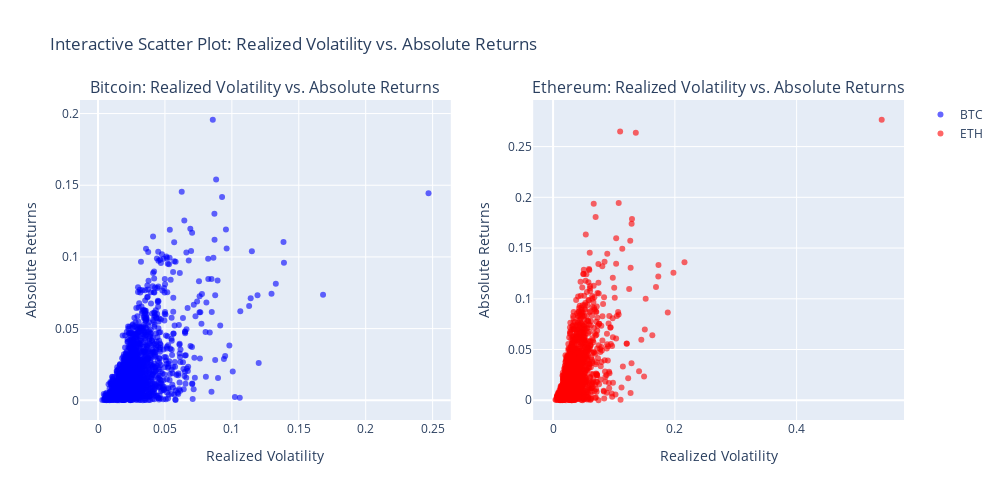

Source (notebook cell):
### Code cell
# Create interactive scatter plots for absolute returns
fig = make_subplots(rows=1, cols=2, 
                    subplot_titles=("Bitcoin: Realized Volatility vs. Absolute Returns", 
                                   "Ethereum: Realized Volatility vs. Absolute Returns"))

# BTC scatter plot
fig.add_trace(
    go.Scatter(x=rv5_sqrt_aligned['BTCUSDT'], y=abs_returns['BTCUSDT'],
               mode='markers', name="BTC", marker=dict(color='blue', opacity=0.6)),
    row=1, col=1
)

# ETH scatter plot
fig.add_trace(
    go.Scatter(x=rv5_sqrt_aligned['ETHUSDT'], y=abs_returns['ETHUSDT'],
               mode='markers', name="ETH", marker=dict(color='red', opacity=0.6)),
    row=1, col=2
)

# Update x and y axis labels
fig.update_xaxes(title_text="Realized Volatility", row=1, col=1)
fig.update_xaxes(title_text="Realized Volatility", row=1, col=2)

fig.update_yaxes(title_text="Absolute Returns", row=1, col=1)
fig.update_yaxes(title_text="Absolute Returns", row=1, col=2)

# Update layout
fig.update_layout(
    height=500,
    width=1000,
    title_text="Interactive Scatter Plot: Realized Volatility vs. Absolute Returns",
    showlegend=True
)

# Show the figure
fig.show()

### Figure 1 — Plotly figure (JSON) as saved in the notebook; plotly's stock layout.template omitted (floating-point values rounded to 4 significant figures; data arrays with more than 128 entries replaced by an {"elided": "..."} marker saying what was removed)
{"data": [{"marker": {"color": "blue", "opacity": 0.6}, "mode": "markers", "name": "BTC", "type": "scatter", "x": {"elided": "1609 float values"}, "xaxis": "x", "y": {"elided": "1609 float values"}, "yaxis": "y"}, {"marker": {"color": "red", "opacity": 0.6}, "mode": "markers", "name": "ETH", "type": "scatter", "x": {"elided": "1609 float values"}, "xaxis": "x2", "y": {"elided": "1609 float values"}, "yaxis": "y2"}], "layout": {"annotations": [{"font": {"size": 16}, "showarrow": false, "text": "Bitcoin: Realized Volatility vs. Absolute Returns", "x": 0.225, "xanchor": "center", "xref": "paper", "y": 1, "yanchor": "bottom", "yref": "paper"}, {"font": {"size": 16}, "showarrow": false, "text": "Ethereum: Realized Volatility vs. Absolute Returns", "x": 0.775, "xanchor": "center", "xref": "paper", "y": 1, "yanchor": "bottom", "yref": "paper"}], "height": 500, "showlegend": true, "title": {"text": "Interactive Scatter Plot: Realized Volatility vs. Absolute Returns"}, "width": 1000, "xaxis": {"anchor": "y", "domain": [0, 0.45], "title": {"text": "Realized Volatility"}}, "xaxis2": {"anchor": "y2", "domain": [0.55, 1], "title": {"text": "Realized Volatility"}}, "yaxis": {"anchor": "x", "domain": [0, 1], "title": {"text": "Absolute Returns"}}, "yaxis2": {"anchor": "x2", "domain": [0, 1], "title": {"text": "Absolute Returns"}}}}
